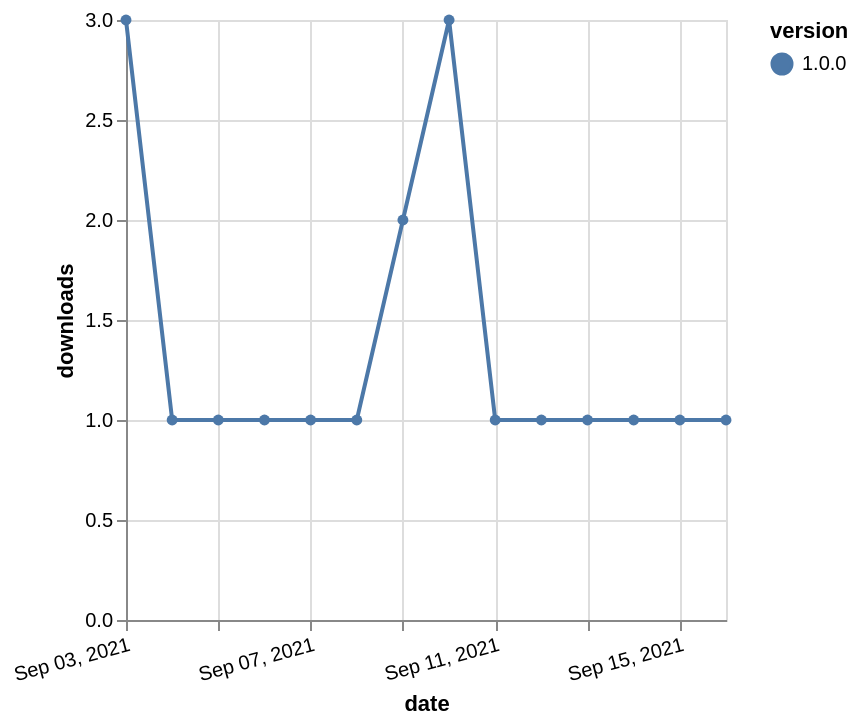

Source (Vega-Lite JSON):
### Vega-Lite specification from a JSON file in a GitHub repository (floating-point values rounded to 4 significant figures)
{"$schema": "https://vega.github.io/schema/vega-lite/v5.json", "description": "A simple bar chart with embedded data.", "data": {"values": [{"date": "2021-09-03", "total": 115, "delta": 3, "version": "1.0.0"}, {"date": "2021-09-04", "total": 116, "delta": 1, "version": "1.0.0"}, {"date": "2021-09-05", "total": 117, "delta": 1, "version": "1.0.0"}, {"date": "2021-09-06", "total": 118, "delta": 1, "version": "1.0.0"}, {"date": "2021-09-07", "total": 119, "delta": 1, "version": "1.0.0"}, {"date": "2021-09-08", "total": 120, "delta": 1, "version": "1.0.0"}, {"date": "2021-09-09", "total": 122, "delta": 2, "version": "1.0.0"}, {"date": "2021-09-10", "total": 125, "delta": 3, "version": "1.0.0"}, {"date": "2021-09-11", "total": 126, "delta": 1, "version": "1.0.0"}, {"date": "2021-09-12", "total": 127, "delta": 1, "version": "1.0.0"}, {"date": "2021-09-13", "total": 128, "delta": 1, "version": "1.0.0"}, {"date": "2021-09-14", "total": 129, "delta": 1, "version": "1.0.0"}, {"date": "2021-09-15", "total": 130, "delta": 1, "version": "1.0.0"}, {"date": "2021-09-16", "total": 131, "delta": 1, "version": "1.0.0"}]}, "width": "container", "mark": {"type": "line", "point": {"filled": true}}, "encoding": {"x": {"field": "date", "type": "temporal", "timeUnit": "yearmonthdate", "title": "date", "axis": {"labelAngle": -15}}, "y": {"field": "delta", "type": "quantitative", "title": "downloads"}, "color": {"field": "version", "type": "nominal"}, "tooltip": {"field": "delta"}}}
